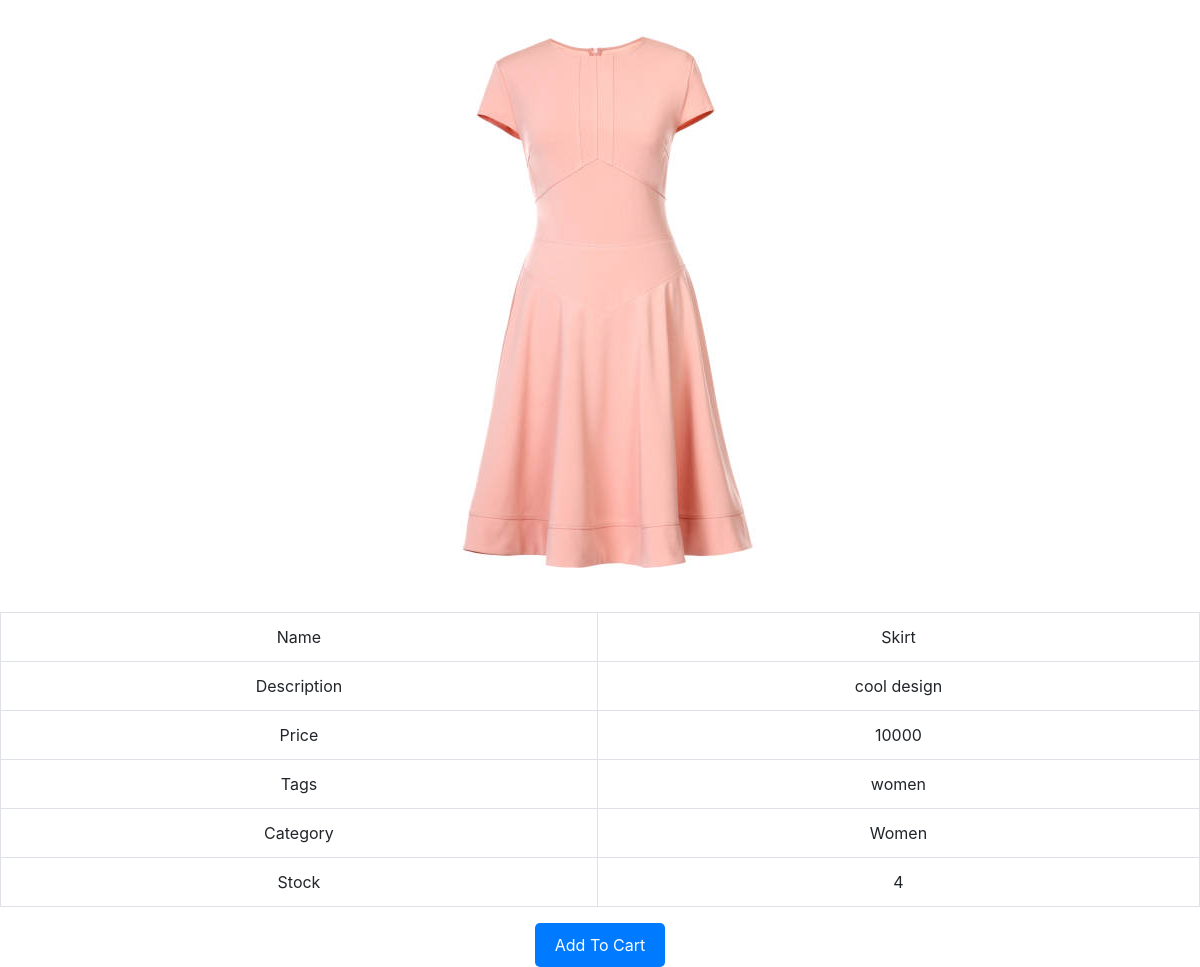
The page /products/1/ on the database its author committed.
### shop/models.py (models this page shows, shortened)
class BaseModel(models.Model):
    created_at = models.DateTimeField(auto_now_add=True)
    updated_at = models.DateTimeField(auto_now=True)
    deleted_at = models.DateTimeField(blank=True, null=True, default=None)
    class Meta:
        abstract = True

class Products(BaseModel):
    name = models.CharField(max_length=300)
    price = models.SmallIntegerField()
    stock = models.SmallIntegerField()
    description = models.TextField(null=True, blank=True)
    image = models.ImageField(upload_to=image_path, null=True, blank=True)
    category = models.ForeignKey(Category, on_delete=models.DO_NOTHING, blank=True, null=True)
    tags = models.ManyToManyField(Tag, default=list, blank=True)
    class Meta:
        db_table = 'products'
        indexes = [
            models.Index(fields=['id', 'deleted_at']),
        ]

class Tag(BaseModel):
    name = models.CharField(max_length=100)
    description = models.TextField(null=True, blank=True)
    class Meta:
        db_table = 'tags'
        indexes = [
            models.Index(fields=['id', 'deleted_at']),
        ]

class Category(BaseModel):
    name = models.CharField(max_length=100)
    description = models.TextField(null=True, blank=True)
    def __str__(self):
        return self.name
    class Meta:
        db_table = 'categories'
        indexes = [
            models.Index(fields=['id', 'deleted_at']),
        ]

### shop/views.py (the view)
# urls.py: path('products/<int:pk>/', ProductDetailView.as_view(), name='product_details'),
class ProductDetailView(DetailView):
    model = Products
    template_name = 'product/product_detail.html'
    context_object_name = 'product'

### templates/product/product_detail.html (shortened to what this page needs)
{% extends "base.html" %}
{% block content %}
<div class="product">
    <div>
        <img src="/{{product.image}}">
    </div>
    <table class="table table-bordered">
        <tbody>
        <tr>
            <td>Name</td>
            <td>{{product.name}}</td>
        </tr>
        <tr>
            <td>Description</td>
            <td>{{product.description}}</td>
        </tr>
        <tr>
            <td>Price</td>
            <td>{{product.price}}</td>
        </tr>
        <tr>
            <td>Tags</td>
            <td>
                {% for tag in product.tags.all %}
                    {{tag.name}}
                {% endfor %}
            </td>
        </tr>
        <tr>
            <td>Category</td>
            <td>
                {{product.category}}
            </td>
        </tr>
        <tr>
            <td>Stock</td>
            <td>
                {{product.stock}}
            </td>
        </tr>
    </tbody>
    </table>
        <a class="logout-button" href="{% url 'shop:add_to_cart' product_id=product.id %}" >Add To Cart</a>
    </div>
{% endblock %}

### templates/base.html (style rules this page uses)
.logout-button { display: inline-block; padding: 10px 20px; background-color: #007bff; color: #fff; text-decoration: none; border: none; border-radius: 5px; cursor: pointer; transition: background-color 0.3s ease; }

### templates/product/product_detail.html (style rules this page uses)
.product { text-align: center; }

### rows shown on the page
Products: image (picture), name "Skirt", description "cool design", price "10000", category "Women", stock "4"
Tag: name "women"
